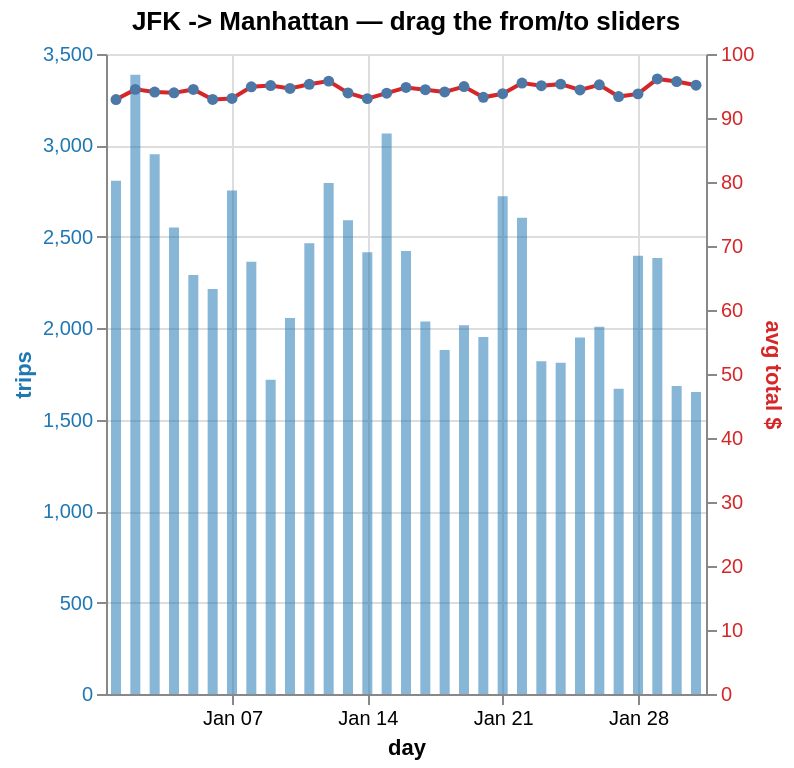

Notebook code cell kept with this figure:
### Markdown cell above
## 5. JFK → Manhattan — drag the date-range sliders

~71.4k trips at a near-fixed **~$94** average (vs ~$27 citywide): the JFK flat-rate + airport fee keep the fare line flat even as daily volume roughly doubles from weekend to weekday. The two **from/to sliders window the chart by dragging** (hover for exact values). Volume is on the blue bars, average fare on the red line (independent axes).

### Code cell
# Daily JFK->Manhattan series with an integer day-of-month "di" so two bound
# range sliders can window the chart by dragging (wheel zoom is unreliable in
# JupyterLab, so sliders are the primary time filter here).
jfk_daily = q(f"""
    SELECT date_trunc('day', t.tpep_pickup_datetime)::DATE AS day,
           dayofmonth(t.tpep_pickup_datetime) AS di,
           count(*) AS trips, round(avg(t.total_amount),2) AS avg_total
    FROM trips t
    JOIN zones pu ON pu.LocationID = t.PULocationID
    JOIN zones d  ON d.LocationID  = t.DOLocationID
    WHERE pu.Zone = 'JFK Airport' AND d.Borough = 'Manhattan' AND {JAN}
      AND t.total_amount > 0 AND t.tpep_dropoff_datetime > t.tpep_pickup_datetime
    GROUP BY 1, 2 ORDER BY 1
""")
start_p = alt.param(name="start_p", bind=alt.binding_range(min=1, max=31, step=1, name="from day"), value=1)
end_p   = alt.param(name="end_p",   bind=alt.binding_range(min=1, max=31, step=1, name="to day"),   value=31)
base = alt.Chart(jfk_daily).add_params(start_p, end_p).transform_filter((alt.datum.di >= start_p) & (alt.datum.di <= end_p))

bars = base.mark_bar(color="#1f77b488").encode(
    x="day:T", y=alt.Y("trips:Q", title="trips", axis={"titleColor": "#1f77b4", "labelColor": "#1f77b4"}),
    tooltip=[alt.Tooltip("day:T"), alt.Tooltip("trips:Q", format=",")])
line = base.mark_line(color="#d62728", point=True).encode(
    x="day:T", y=alt.Y("avg_total:Q", title="avg total $", axis={"titleColor": "#d62728", "labelColor": "#d62728"}),
    tooltip=[alt.Tooltip("avg_total:Q", title="avg total")])
(bars + line).resolve_scale(y="independent").properties(height=320, title="JFK -> Manhattan — drag the from/to sliders")

### Figure 1 — Vega-Lite specification as saved in the notebook (floating-point values rounded to 4 significant figures)
{"$schema": "https://vega.github.io/schema/vega-lite/v5.20.1.json", "axis": {"grid": true, "gridColor": "#eeeeee"}, "data": {"name": "data-e3dcaa8f05e27d8edb92991ea4cb85b7"}, "datasets": {"data-e3dcaa8f05e27d8edb92991ea4cb85b7": [{"avg_total": 92.88, "day": "2024-01-01T00:00:00", "di": 1, "trips": 2807}, {"avg_total": 94.47, "day": "2024-01-02T00:00:00", "di": 2, "trips": 3386}, {"avg_total": 94.05, "day": "2024-01-03T00:00:00", "di": 3, "trips": 2952}, {"avg_total": 93.93, "day": "2024-01-04T00:00:00", "di": 4, "trips": 2551}, {"avg_total": 94.46, "day": "2024-01-05T00:00:00", "di": 5, "trips": 2292}, {"avg_total": 92.9, "day": "2024-01-06T00:00:00", "di": 6, "trips": 2215}, {"avg_total": 93.06, "day": "2024-01-07T00:00:00", "di": 7, "trips": 2754}, {"avg_total": 94.88, "day": "2024-01-08T00:00:00", "di": 8, "trips": 2364}, {"avg_total": 95.07, "day": "2024-01-09T00:00:00", "di": 9, "trips": 1719}, {"avg_total": 94.62, "day": "2024-01-10T00:00:00", "di": 10, "trips": 2056}, {"avg_total": 95.27, "day": "2024-01-11T00:00:00", "di": 11, "trips": 2465}, {"avg_total": 95.76, "day": "2024-01-12T00:00:00", "di": 12, "trips": 2794}, {"avg_total": 93.91, "day": "2024-01-13T00:00:00", "di": 13, "trips": 2591}, {"avg_total": 93.03, "day": "2024-01-14T00:00:00", "di": 14, "trips": 2416}, {"avg_total": 93.88, "day": "2024-01-15T00:00:00", "di": 15, "trips": 3065}, {"avg_total": 94.77, "day": "2024-01-16T00:00:00", "di": 16, "trips": 2423}, {"avg_total": 94.42, "day": "2024-01-17T00:00:00", "di": 17, "trips": 2037}, {"avg_total": 94.07, "day": "2024-01-18T00:00:00", "di": 18, "trips": 1881}, {"avg_total": 94.91, "day": "2024-01-19T00:00:00", "di": 19, "trips": 2016}, {"avg_total": 93.23, "day": "2024-01-20T00:00:00", "di": 20, "trips": 1952}, {"avg_total": 93.79, "day": "2024-01-21T00:00:00", "di": 21, "trips": 2722}, {"avg_total": 95.46, "day": "2024-01-22T00:00:00", "di": 22, "trips": 2604}, {"avg_total": 95.04, "day": "2024-01-23T00:00:00", "di": 23, "trips": 1820}, {"avg_total": 95.29, "day": "2024-01-24T00:00:00", "di": 24, "trips": 1812}, {"avg_total": 94.39, "day": "2024-01-25T00:00:00", "di": 25, "trips": 1949}, {"avg_total": 95.18, "day": "2024-01-26T00:00:00", "di": 26, "trips": 2009}, {"avg_total": 93.35, "day": "2024-01-27T00:00:00", "di": 27, "trips": 1670}, {"avg_total": 93.77, "day": "2024-01-28T00:00:00", "di": 28, "trips": 2396}, {"avg_total": 96.1, "day": "2024-01-29T00:00:00", "di": 29, "trips": 2384}, {"avg_total": 95.7, "day": "2024-01-30T00:00:00", "di": 30, "trips": 1684}, {"avg_total": 95.12, "day": "2024-01-31T00:00:00", "di": 31, "trips": 1652}]}, "height": 320, "layer": [{"encoding": {"tooltip": [{"field": "day", "type": "temporal"}, {"field": "trips", "format": ",", "type": "quantitative"}], "x": {"field": "day", "type": "temporal"}, "y": {"axis": {"labelColor": "#1f77b4", "titleColor": "#1f77b4"}, "field": "trips", "title": "trips", "type": "quantitative"}}, "mark": {"color": "#1f77b488", "type": "bar"}, "transform": [{"filter": "((datum.di >= start_p) && (datum.di <= end_p))"}]}, {"encoding": {"tooltip": [{"field": "avg_total", "title": "avg total", "type": "quantitative"}], "x": {"field": "day", "type": "temporal"}, "y": {"axis": {"labelColor": "#d62728", "titleColor": "#d62728"}, "field": "avg_total", "title": "avg total $", "type": "quantitative"}}, "mark": {"color": "#d62728", "point": true, "type": "line"}, "transform": [{"filter": "((datum.di >= start_p) && (datum.di <= end_p))"}]}], "params": [{"bind": {"input": "range", "max": 31, "min": 1, "name": "from day", "step": 1}, "name": "start_p", "value": 1}, {"bind": {"input": "range", "max": 31, "min": 1, "name": "to day", "step": 1}, "name": "end_p", "value": 31}], "range": {"category": ["#1f77b4", "#ff7f0e", "#2ca02c", "#d62728", "#9467bd", "#8c564b"]}, "resolve": {"scale": {"y": "independent"}}, "title": "JFK -> Manhattan — drag the from/to sliders", "view": {"continuousWidth": 450, "stroke": null}}
